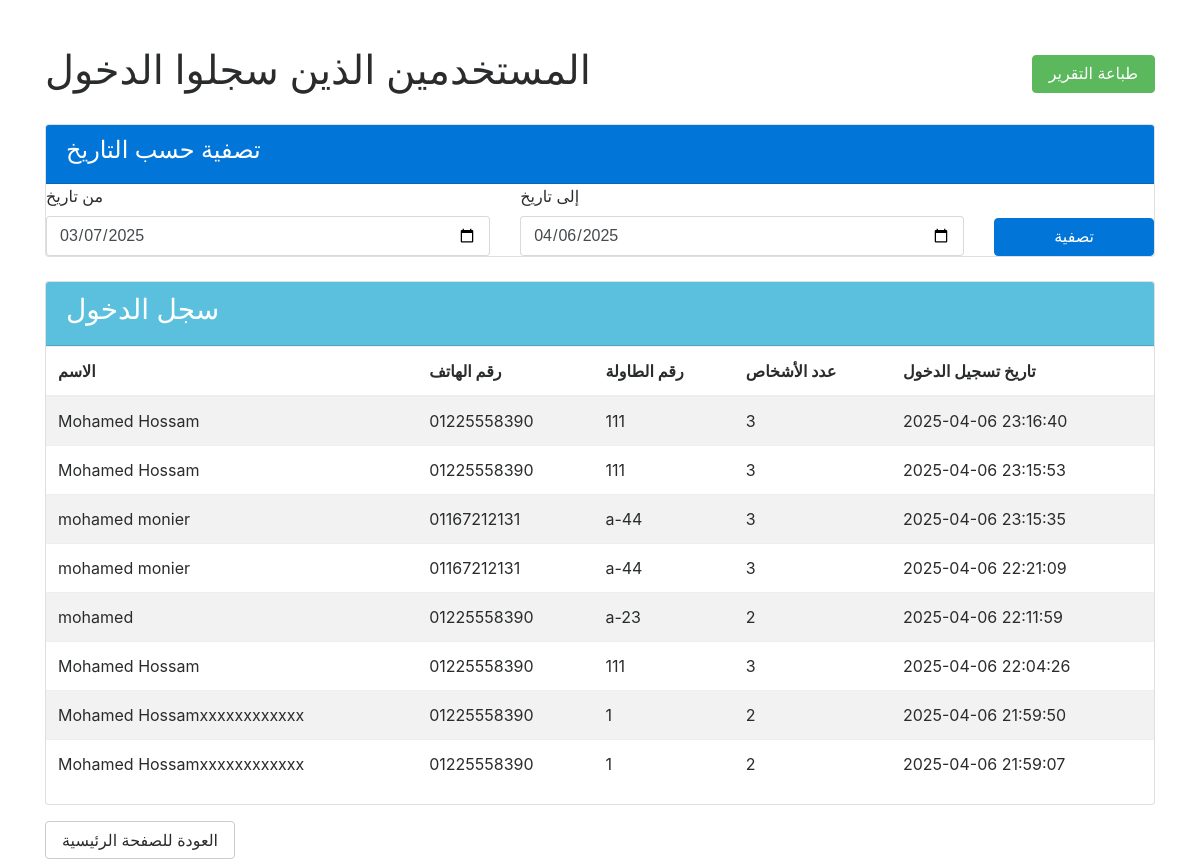
The page /view_logged_in_users (signed in) on the database its author committed.
### app.py (models this page shows)
class UserLogin(db.Model):
    id = db.Column(db.Integer, primary_key=True)
    user_id = db.Column(db.Integer, db.ForeignKey('user.id'), nullable=False)
    login_time = db.Column(db.DateTime, default=datetime.utcnow)
    user = db.relationship('User', backref=db.backref('logins', lazy=True))

class User(db.Model):
    id = db.Column(db.Integer, primary_key=True)
    name = db.Column(db.String(100), nullable=False)
    table_number = db.Column(db.String(100), nullable=False)
    people = db.Column(db.Integer, nullable=False)
    males = db.Column(db.Integer, nullable=False)
    females = db.Column(db.Integer, nullable=False)
    phone = db.Column(db.String(15), nullable=False)
    serial_number = db.Column(db.String(50), unique=True, nullable=False)
    date = db.Column(db.String(100), nullable=False)
    password_hash = db.Column(db.String(128), nullable=False)
    image_filename = db.Column(db.String(255))

### app.py (the view, shortened to what this page needs)
@app.route('/view_logged_in_users', methods=['GET', 'POST'])
@login_required
def view_logged_in_users():
    try:
        end_date = datetime.now()
        start_date = end_date - timedelta(days=30)
        default_start = start_date.strftime('%Y-%m-%d')
        default_end = end_date.strftime('%Y-%m-%d')
        login_records = db.session.query(
            UserLogin, User
        ).join(
            User, UserLogin.user_id == User.id
        ).filter(
            UserLogin.login_time >= start_date,
            UserLogin.login_time <= end_date
        ).order_by(
            UserLogin.login_time.desc()
        ).all()
        return render_template(
            'view_logged_in_users.html',
            login_records=login_records,
            start_date=start_date.strftime('%Y-%m-%d'),
            end_date=end_date.strftime('%Y-%m-%d')
        )
    except Exception as e:
        flash(f"حدث خطأ أثناء جلب بيانات تسجيل الدخول: {str(e)}", 'error')
        return redirect(url_for('index'))

### app.py (called while the page is built)
def login_required(f):
    from functools import wraps
    @wraps(f)
    def decorated_function(*args, **kwargs):
        if not session.get('logged_in'):
            return redirect(url_for('login'))  # Redirect to login if not logged in
        return f(*args, **kwargs)
    return decorated_function

### templates/view_logged_in_users.html (shortened to what this page needs)
<!DOCTYPE html>
<html lang="ar">
<head>
    <link rel="stylesheet" href="{{ url_for('static', filename='css/bootstrap.css') }}">
    <link rel="stylesheet" href="https://cdnjs.cloudflare.com/ajax/libs/bootstrap-datepicker/1.9.0/css/bootstrap-datepicker.min.css">
</head>
<body class="bg-light">
<div class="container mt-5">
    <div class="d-flex justify-content-between align-items-center mb-4">
        <h1>المستخدمين الذين سجلوا الدخول</h1>
        <button onclick="window.print();" class="btn btn-success no-print">
             طباعة التقرير
        </button>
    </div>
    <div class="card mb-4 no-print">
        <div class="card-header bg-primary text-white">
            <h4>تصفية حسب التاريخ</h4>
        </div>
        <div class="card-body">
            <form method="POST" class="row g-3">
                <div class="col-md-5">
                    <label for="start_date" class="form-label">من تاريخ</label>
                    <input type="date" class="form-control" id="start_date" name="start_date" value="{{ start_date }}">
                </div>
                <div class="col-md-5">
                    <label for="end_date" class="form-label">إلى تاريخ</label>
                    <input type="date" class="form-control" id="end_date" name="end_date" value="{{ end_date }}">
                </div>
                <div class="col-md-2 d-flex align-items-end">
                    <button type="submit" class="btn btn-primary w-100">تصفية</button>
                </div>
            </form>
        </div>
    </div>
    <div class="card">
        <div class="card-header bg-info text-white no-print">
            <h3>سجل الدخول</h3>
        </div>
        <div class="card-body">
            {% if login_records %}
                <div class="table-responsive">
                    <table class="table table-striped">
                        <thead>
                            <tr>
                                <th>الاسم</th>
                                <th>رقم الهاتف</th>
                                <th>رقم الطاولة</th>
                                <th>عدد الأشخاص</th>
                                <th>تاريخ تسجيل الدخول</th>
                            </tr>
                        </thead>
                        <tbody>
                            {% for login, user in login_records %}
                                <tr>
                                    <td>{{ user.name }}</td>
                                    <td>{{ user.phone }}</td>
                                    <td>{{ user.table_number }}</td>
                                    <td>{{ user.people }}</td>
                                    <td>{{ login.login_time.strftime('%Y-%m-%d %H:%M:%S') }}</td>
                                </tr>
                            {% endfor %}
                        </tbody>
                    </table>
                </div>
            {% else %}
                <div class="alert alert-info no-print">لا يوجد سجلات دخول في هذه الفترة.</div>
            {% endif %}
        </div>
    </div>
    <div class="mt-3 no-print">
        <a href="{{ url_for('index') }}" class="btn btn-secondary">العودة للصفحة الرئيسية</a>
    </div>
</div>
</body>
</html>

### rows shown on the page
UserLogin: name "Mohamed Hossam", phone "01225558390", table_number "111", people "3", login_time "2025-04-06 23:16:40"
UserLogin: name "Mohamed Hossam", phone "01225558390", table_number "111", people "3", login_time "2025-04-06 23:15:53"
UserLogin: name "mohamed monier", phone "01167212131", table_number "a-44", people "3", login_time "2025-04-06 23:15:35"
UserLogin: name "mohamed monier", phone "01167212131", table_number "a-44", people "3", login_time "2025-04-06 22:21:09"
UserLogin: name "mohamed", phone "01225558390", table_number "a-23", people "2", login_time "2025-04-06 22:11:59"
UserLogin: name "Mohamed Hossam", phone "01225558390", table_number "111", people "3", login_time "2025-04-06 22:04:26"
UserLogin: name "Mohamed Hossamxxxxxxxxxxxx", phone "01225558390", table_number "1", people "2", login_time "2025-04-06 21:59:50"
UserLogin: name "Mohamed Hossamxxxxxxxxxxxx", phone "01225558390", table_number "1", people "2", login_time "2025-04-06 21:59:07"
